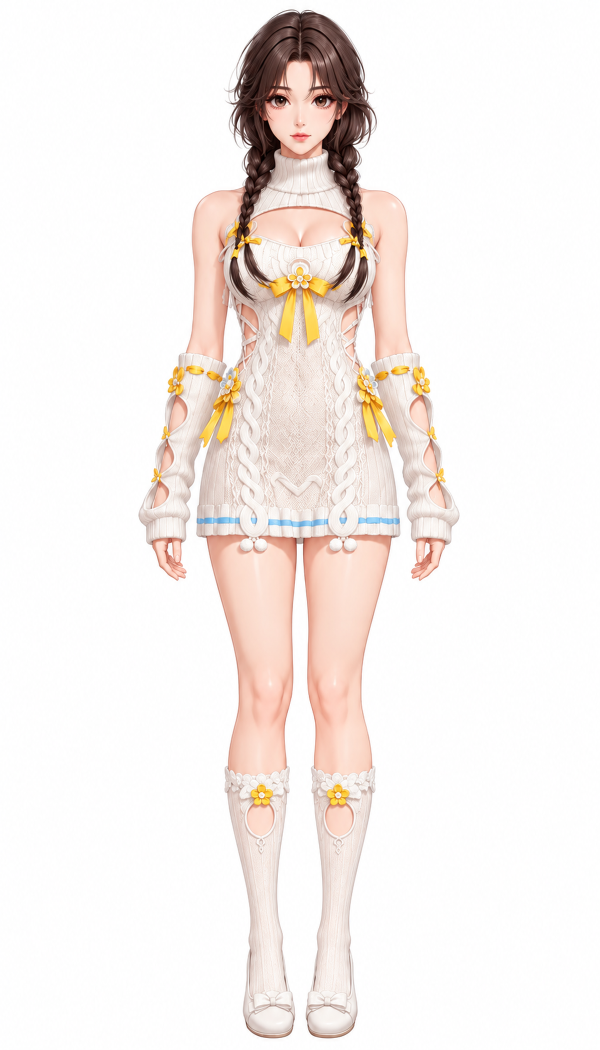
#> input picture character/source/character_master.png, 1200 x 2100 px (shown at 1/2 size)
$ python aura_assets.py ../source/aura_foreground.png
#> lines starting #> are read from the running program, lines starting #| are printed output that depends on the picture
"""Build Project Aura production banks from the original artwork and reviewed foreground matte."""
import json
import shutil
from pathlib import Path
import numpy as np
from PIL import Image

ROOT = Path(__file__).resolve().parents[1]
MASK = ROOT / "source/aura_foreground.png"

# [45 lines left out: function make_mask, not called in this run]

def black_master():
    rgb = np.asarray(Image.open(ROOT / "source/character_master.png"), dtype=np.int16)
    alpha = np.asarray(Image.open(MASK), dtype=np.int16)
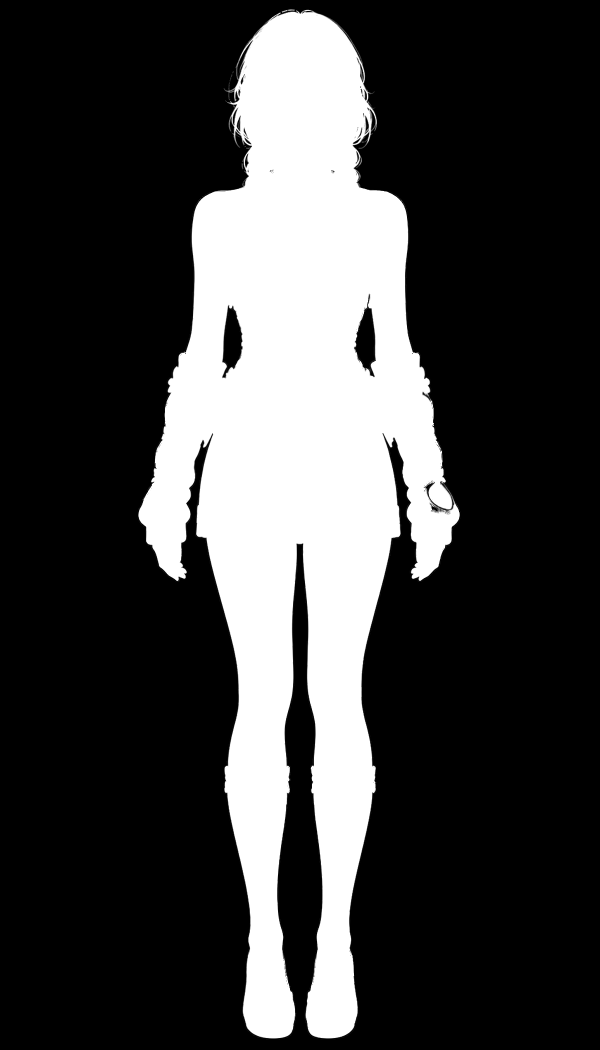
#> input picture character/source/aura_foreground.png, 1200 x 2100 px (shown at 1/2 size)
    result = np.maximum(0, rgb - (255-alpha[..., None])).astype(np.uint8)
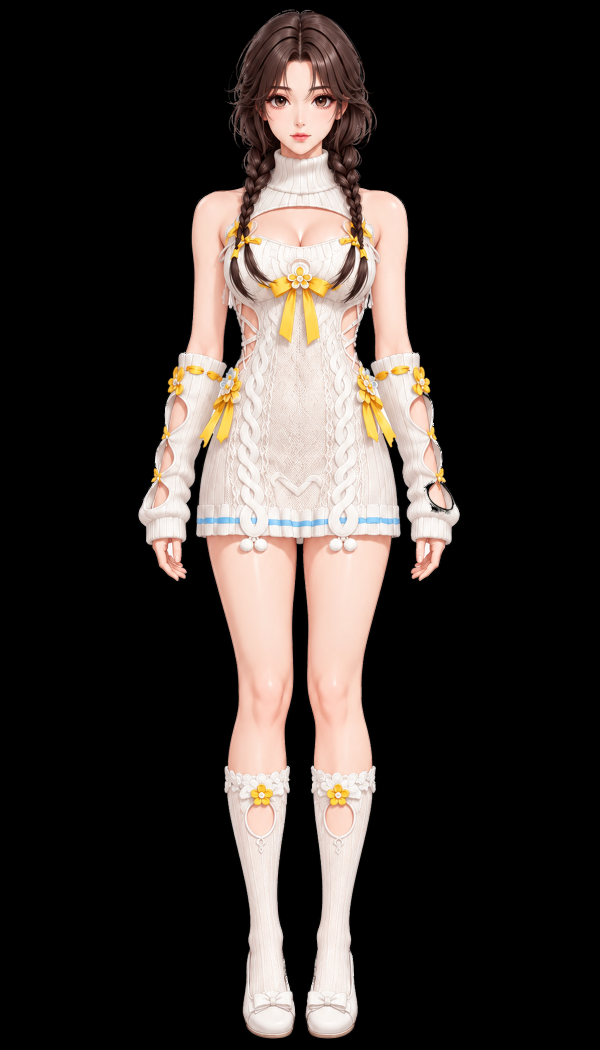
#> result: shape (2100, 1200, 3) (shown at 1/2 size); mean R, G, B 55.1, 48.7, 45.2
    result[alpha == 0] = 0
    return Image.fromarray(result)

def project(im, view):
    x, y, w, h = view
    return im.crop((x, y, x+w, y+h)).resize((320, 480), Image.Resampling.LANCZOS)

def encode(im):
    a = np.asarray(im, dtype=np.uint16)
    return (((a[:,:,0]>>3)<<11) | ((a[:,:,1]>>2)<<5) | (a[:,:,2]>>3)).astype("<u2").tobytes()

def banks(check=False):
    master = black_master()
    for name in ("full_body", "half_body"):
        old, new = ROOT/name, ROOT/"aura"/name
#> (the run stopped early here; a loop or call above may not have finished)
